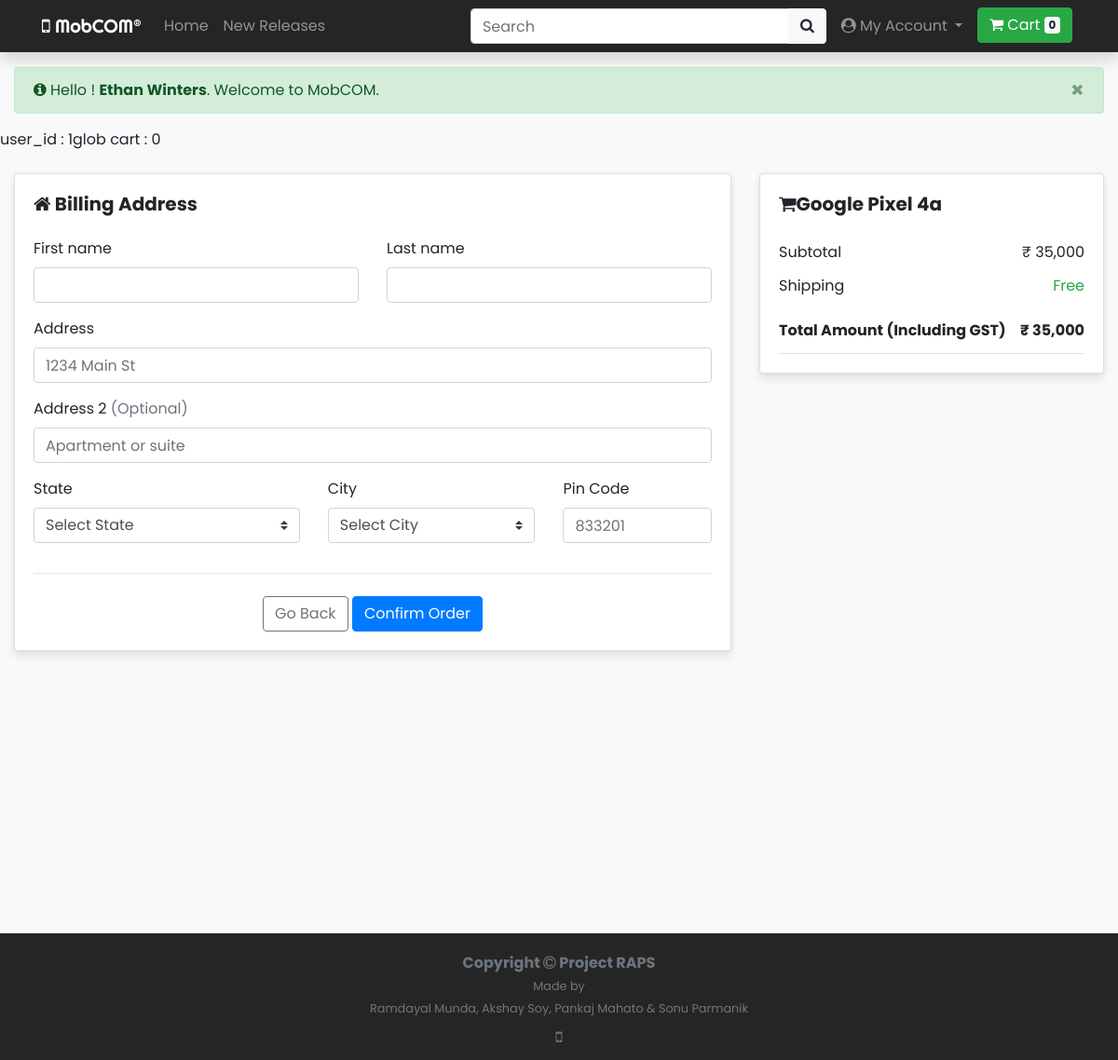
Screenshot of /checkout.php?product_id=1 (signed in) with the database file from the repository.
### tables this page shows
CREATE TABLE `product_master` (
  `product_id` int(10) NOT NULL,
  `product_desc` varchar(512) NOT NULL,
  `brand_name` varchar(255) NOT NULL,
  `model_number` varchar(255) NOT NULL,
  `model_name` varchar(255) NOT NULL,
  `model_colour` varchar(255) NOT NULL,
  `display_size` float NOT NULL,
  `display_resolution` varchar(255) NOT NULL,
  `operating_system` varchar(100) NOT NULL,
  `processor` varchar(255) NOT NULL,
  `internal_storage` int(10) NOT NULL,
  `ram` int(10) NOT NULL,
  `memory_card_available` varchar(100) NOT NULL,
  `primary_camera` varchar(255) NOT NULL,
  `secondary_camera` varchar(255) NOT NULL,
  `network_type` varchar(255) NOT NULL,
  `battery_capacity` int(10) NOT NULL,
  `mobile_width` float NOT NULL,
  `mobile_depth` float NOT NULL,
  `mobile_weight` float NOT NULL,
  `mobile_price` float NOT NULL,
  `mobile_availabilty` int(10) NOT NULL
);

### checkout.php (the view, shortened to what this page needs)
<!DOCTYPE html>
<html lang="en">
<head>
    <?php
    require('modules/header.php');
    ?>
</head>
<body class="bg-light">
    <?php
    require('modules/navbar.php');
    $total_price = 0;
    $items_in_cart = 0;
    echo "user_id : " . $_SESSION['user_id'];
    echo "glob cart : " . $GLOBALS['products_in_cart'];
    ?>
    <?php
    if ( isset($_GET['product_id'])){
        $product_id = $_GET['product_id'];
        $sql = "SELECT * FROM product_master WHERE product_id=" . $product_id;
        if ($GLOBALS['con']) {
            if ($result = $GLOBALS['con']->query($sql)) {
                if ($result->num_rows > 0) {
                    $product = $result->fetch_assoc();
                }
            }
        }
        $total_price = $product['mobile_price'];
    }
    ?>
    <div class="container-fluid my-3 py-2 min-vh-100">
        <div class="row">
            <div class="col-lg-8">
                <div class="card card-mycart mb-3">
                    <div class="card-body">
                        <h5 class="font-weight-bold mb-4">
                            <i class="fa fa-home" aria-hidden="true"></i>
                            Billing Address
                        </h5>
                        <form class="needs-validation" novalidate="">
                            <div class="row">
                                <div class="col-md-6 mb-3">
                                    <label for="firstName">First name</label>
                                    <input type="text" class="form-control" id="firstName" placeholder="" value="" required>
                                </div>
                                <div class="col-md-6 mb-3">
                                    <label for="lastName">Last name</label>
                                    <input type="text" class="form-control" id="lastName" placeholder="" value="" required>
                                </div>
                            </div>
                            <div class="mb-3">
                                <label for="address">Address</label>
                                <input type="text" class="form-control" id="address" placeholder="1234 Main St" required>
                            </div>
                            <div class="mb-3">
                                <label for="address2">Address 2 <span class="text-muted">(Optional)</span></label>
                                <input type="text" class="form-control" id="address2" placeholder="Apartment or suite">
                            </div>
                            <div class="row">
                                <div class="col-md-5 mb-3">
                                    <label for="state">State</label>
                                    <select class="custom-select d-block w-100" name="state" id="state-select" required>
                                        <option value selected disabled>Select State</option>
                                    </select>
                                </div>
                                <div class="col-md-4 mb-3">
                                    <label for="city">City</label>
                                    <select class="custom-select d-block w-100" id="city-select" name="city" required>
                                        <option value selected disabled>Select City</option>
                                    </select>
                                </div>
                                <div class="col-md-3 mb-3">
                                    <label for="pincode">Pin Code</label>
                                    <input type="text" class="form-control" id="pincode" placeholder="833201" required>
                                </div>
                            </div>
                            <hr class="mb-4">
                            <div class="text-center">
                                <button class="btn btn-outline-secondary" type="submit">Go Back</button>
                                <button class="btn btn-primary" type="button" onclick="placeOrder()">Confirm Order</button>
                            </div>
                        </form>
                    </div>
                </div>
            </div>
            <div class="col-lg-4">
                <div class="card card-mycart">
                    <div class="card-body">
                        <?php
                            echo "<h5 class='font-weight-bold mb-3'>";
                            echo "<i class='fa fa-shopping-cart' aria-hidden='true'></i>";
                            if (isset($_GET['product_id'])){
                                echo $product['brand_name'] . " ". $product['model_name'];
                            }else{
                                echo "My Cart (" . $items_in_cart . ")";
                            }
                        ?>
                        <ul class="list-group list-group-flush">
                            <li class="list-group-item d-flex justify-content-between align-items-center border-0 px-0 pb-0" id="subTotalText">
                                Subtotal
                                <?php
                                echo "<span>₹ " . number_format($total_price, 0, '.', ',') . "</span>";
                                ?>
                            </li>
                            <li class="list-group-item d-flex justify-content-between align-items-center border-0 px-0">
                                Shipping
                                <span class="text-success">Free</span>
                            </li>
                            <li class="list-group-item d-flex justify-content-between align-items-center px-0">
                                <div>
                                    <strong>Total Amount (Including GST)</strong>
                                </div>
                                <?php
                                echo "<span><strong id='totalPriceText'>₹ " . number_format($total_price, 0, '.', ',') . "</strong</span>";
                                ?>
                            </li>
                        </ul>
                    </div>
                </div>
            </div>
        </div>
    </div>
    <?php
    require('modules/footer.php');
    ?>
</body>
</html>

### css/style.css (style rules this page uses)
*:not(.fa) { font-family: 'Poppins', sans-serif; }
.card-mycart { border-radius: 4px; background: #fff; box-shadow: 0 6px 10px rgba(0, 0, 0, .08), 0 0 6px rgba(0, 0, 0, .05); transition: .3s transform cubic-bezier(.155, 1.105, .295, 1.12), .3s box-shadow, .3s -webkit-transform cubic-bezier(.155, 1.105, .295, 1.12); cursor: default; }

### rows the page displays
product_master: brand_name "Google", model_name "Pixel 4a", mobile_price "35,000"

### other values shown
$num "0"
$_SESSION['first_name'] "Ethan"
$_SESSION['last_name'] "Winters"
$_SESSION['user_id'] "1"
$GLOBALS['products_in_cart'] "0"
